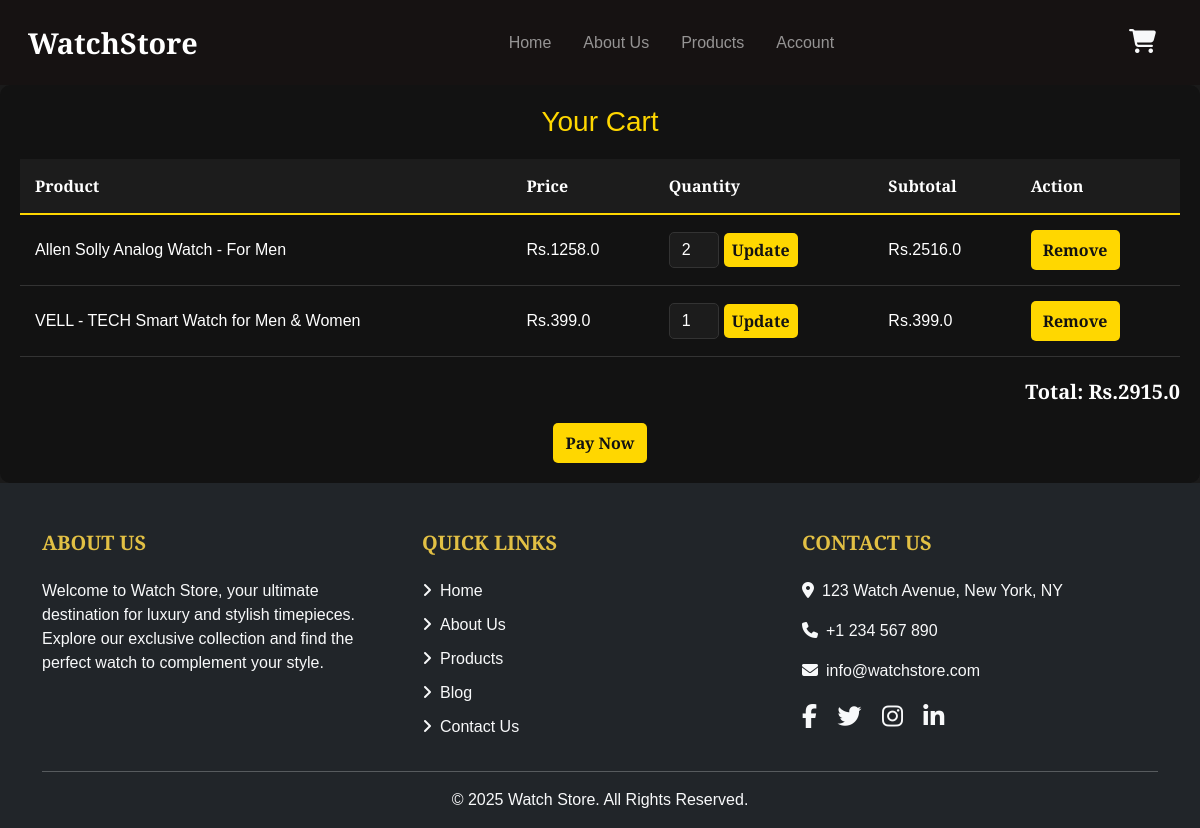
Page /cart/ on the committed database.
### models.py (models this page shows)
class Cart(Base):
    __tablename__ = 'cart'
    id = Column(Integer, primary_key=True)
    product_id = Column(Integer, ForeignKey('product.id'))
    user_id = Column(Integer, ForeignKey('user.id'))
    quantity = Column(Integer, default=1)
    product = relationship('Product', back_populates='carts')
    user = relationship('User', back_populates='carts')

class Product(Base):
    __tablename__ = 'product'
    id = Column(Integer, primary_key=True)
    productname = Column(String, nullable=False)
    productDesc = Column(String, nullable=False)
    productPrice = Column(Float, nullable=False)
    img = Column(String, nullable=False)
    carts = relationship('Cart', back_populates='product')

### app.py (the view)
@app.route('/cart/')
def view_cart():
    user_id = session.get('user_id')
    cart_items = db_session.query(Cart).filter_by(user_id=user_id).all()
    total = sum(item.product.productPrice * item.quantity for item in cart_items)
    return render_template('cart.html', cart_items=cart_items, total=total)

### templates/cart.html (shortened to what this page needs)
<!DOCTYPE html>
<html lang="en">
<head>
     <link href="https://cdn.jsdelivr.net/npm/bootstrap@5.0.2/dist/css/bootstrap.min.css" rel="stylesheet"
>
     <link rel="stylesheet" href="{{url_for('static' ,filename ='css/style.css')}}">
</head>
<body style="background-color: #1a1a1a;">
     <nav class="navbar navbar-expand-lg navbar-dark">
          <div class="container-fluid">
               <a class="navbar-brand" href="#">WatchStore</a>
               <div class="collapse navbar-collapse" id="navbarNav">
                    <ul class="navbar-nav mx-auto">
                         <li class="nav-item">
                              <a class="nav-link" href="/">Home</a>
                         </li>
                         <li class="nav-item">
                              <a class="nav-link" href="/about_us/">About Us</a>
                         </li>
                         <li class="nav-item">
                              <a class="nav-link" href="/show_product/">Products</a>
                         </li>
                         <li class="nav-item">
                              <a class="nav-link" href="/login/">Account</a>
                         </li>
                    </ul>
               </div>
               <div class="d-flex align-items-center">
                    <a href="/cart/"><i class="fa-solid fa-cart-shopping cart-icon"></i></a>
               </div>
          </div>
     </nav>
     <section style="background-color: #121212; color: #fff; padding: 20px; border-radius: 10px;">
          <h2
               style="text-align: center; font-family: 'Arial', sans-serif; margin-bottom: 20px; font-size: 28px; color: #FFD700;">
               Your Cart</h2>
          <table style="width: 100%; border-collapse: collapse; text-align: left; margin-bottom: 20px;">
               <thead>
                    <tr style="background-color: #1c1c1c; border-bottom: 2px solid #FFD700;">
                         <th style="padding: 15px; font-weight: bold;">Product</th>
                         <th style="padding: 15px; font-weight: bold;">Price</th>
                         <th style="padding: 15px; font-weight: bold;">Quantity</th>
                         <th style="padding: 15px; font-weight: bold;">Subtotal</th>
                         <th style="padding: 15px; font-weight: bold;">Action</th>
                    </tr>
               </thead>
               <tbody>
                    {% for item in cart_items %}
                    <tr style="border-bottom: 1px solid #333;">
                         <td style="padding: 15px;">{{ item.product.productname }}</td>
                         <td style="padding: 15px;">Rs.{{ item.product.productPrice }}</td>
                         <td style="padding: 15px;">
                              <form action="{{ url_for('update_quantity', item_id=item.id) }}" method="POST"
                                   style="display: flex; align-items: center; gap: 5px;">
                                   <input type="number" name="quantity" value="{{ item.quantity }}" min="1"
                                        style="width: 50px; padding: 5px; text-align: center; border: 1px solid #333; border-radius: 5px; background-color: #1c1c1c; color: #fff;">
                                   <button type="submit"
                                        style="background-color: #FFD700; color: #121212; border: none; padding: 5px 8px; border-radius: 5px; cursor: pointer; font-weight: bold;">Update</button>
                              </form>
                         </td>
                         <td style="padding: 15px;">Rs.{{ item.product.productPrice * item.quantity }}</td>
                         <td style="padding: 15px;">
                              <form action="{{ url_for('remove_from_cart', item_id=item.id) }}" method="POST"
                                   style="display: inline;">
                                   <button type="submit"
                                        style="background-color: #FFD700; color: #121212; border: none; padding: 8px 12px; border-radius: 5px; cursor: pointer; font-weight: bold;">Remove</button>
                              </form>
                         </td>
                    </tr>
                    {% endfor %}
               </tbody>
          </table>
          <p style="text-align: right; font-size: 20px; font-weight: bold;">Total: Rs.{{ total }}</p>
          <div class="content text-center">
               <a href="/payment/" >
                    <button
                    style="background-color: #FFD700; color: #121212; border: none; padding: 8px 12px; border-radius: 5px; cursor: pointer; font-weight: bold;">Pay Now</button>
               </a>
          </div>
     </section>
     <footer class="bg-dark text-light pt-5 pb-3" style="background-color: #161212;">
          <div class="container">
               <div class="row">
                    <div class="col-md-4">
                         <h5 class="text-uppercase mb-4" style="color: #e2c044;">About Us</h5>
                         <p>
                              Welcome to Watch Store, your ultimate destination for luxury and stylish timepieces.
                              Explore our exclusive collection and find the perfect watch to complement your style.
                         </p>
                    </div>
                    <div class="col-md-4">
                         <h5 class="text-uppercase mb-4" style="color: #e2c044;">Quick Links</h5>
                         <ul class="list-unstyled">
                              <li><a href="/" class="text-light text-decoration-none"><i
                                             class="fas fa-angle-right me-2"></i>Home</a></li>
                              <li><a href="/about" class="text-light text-decoration-none"><i
                                             class="fas fa-angle-right me-2"></i>About Us</a></li>
                              <li><a href="/show_product/" class="text-light text-decoration-none"><i
                                             class="fas fa-angle-right me-2"></i>Products</a></li>
                              <li><a href="/blog" class="text-light text-decoration-none"><i
                                             class="fas fa-angle-right me-2"></i>Blog</a></li>
                              <li><a href="/contact" class="text-light text-decoration-none"><i
                                             class="fas fa-angle-right me-2"></i>Contact Us</a></li>
                         </ul>
                    </div>
                    <div class="col-md-4">
                         <h5 class="text-uppercase mb-4" style="color: #e2c044;">Contact Us</h5>
                         <p><i class="fas fa-map-marker-alt me-2"></i>123 Watch Avenue, New York, NY</p>
                         <p><i class="fas fa-phone me-2"></i>+1 234 567 890</p>
                         <p><i class="fas fa-envelope me-2"></i>info@watchstore.com</p>
                         <div class="social-icons mt-3">
                              <a href="#" class="text-light me-3"><i class="fab fa-facebook-f"></i></a>
                              <a href="#" class="text-light me-3"><i class="fab fa-twitter"></i></a>
                              <a href="#" class="text-light me-3"><i class="fab fa-instagram"></i></a>
                              <a href="#" class="text-light"><i class="fab fa-linkedin-in"></i></a>
                         </div>
                    </div>
               </div>
               <hr class="text-light">
               <div class="text-center">
                    <p class="mb-0">&copy; 2025 Watch Store. All Rights Reserved.</p>
               </div>
          </div>
     </footer>
</body>
</html>

### static/css/style.css (style rules this page uses)
body { font-family: 'Merriweather Sans', sans-serif; }
.navbar { background-color: #161212; padding: 1rem; }
.navbar-brand { font-size: 1.8rem; font-weight: 700; color: #f8f9fa; }
.navbar-nav .nav-link { font-size: 1rem; color: #f8f9fa; margin: 0 0.5rem; transition: color 0.3s ease; }
.cart-icon { font-size: 1.5rem; color: #f8f9fa; margin-right: 1rem; cursor: pointer; transition: color 0.3s ease; }
footer { font-family: 'Merriweather Sans', sans-serif; }
footer h5 { font-weight: bold; }
footer ul li { margin-bottom: 10px; }
footer .social-icons a { font-size: 1.5rem; }

### templates/cart.html (style rules this page uses)
body { background-color: #1a1a1a; }

### rows in the picture
Cart: product.productname "Allen Solly Analog Watch - For Men", product.productPrice "1258.0", quantity "2", item.product.productPrice*item.quantity "2516.0"
Cart: product.productname "VELL - TECH Smart Watch for Men & Women", product.productPrice "399.0", quantity "1", item.product.productPrice*item.quantity "399.0"

### other values in the picture
{{ total }} "2915.0"
